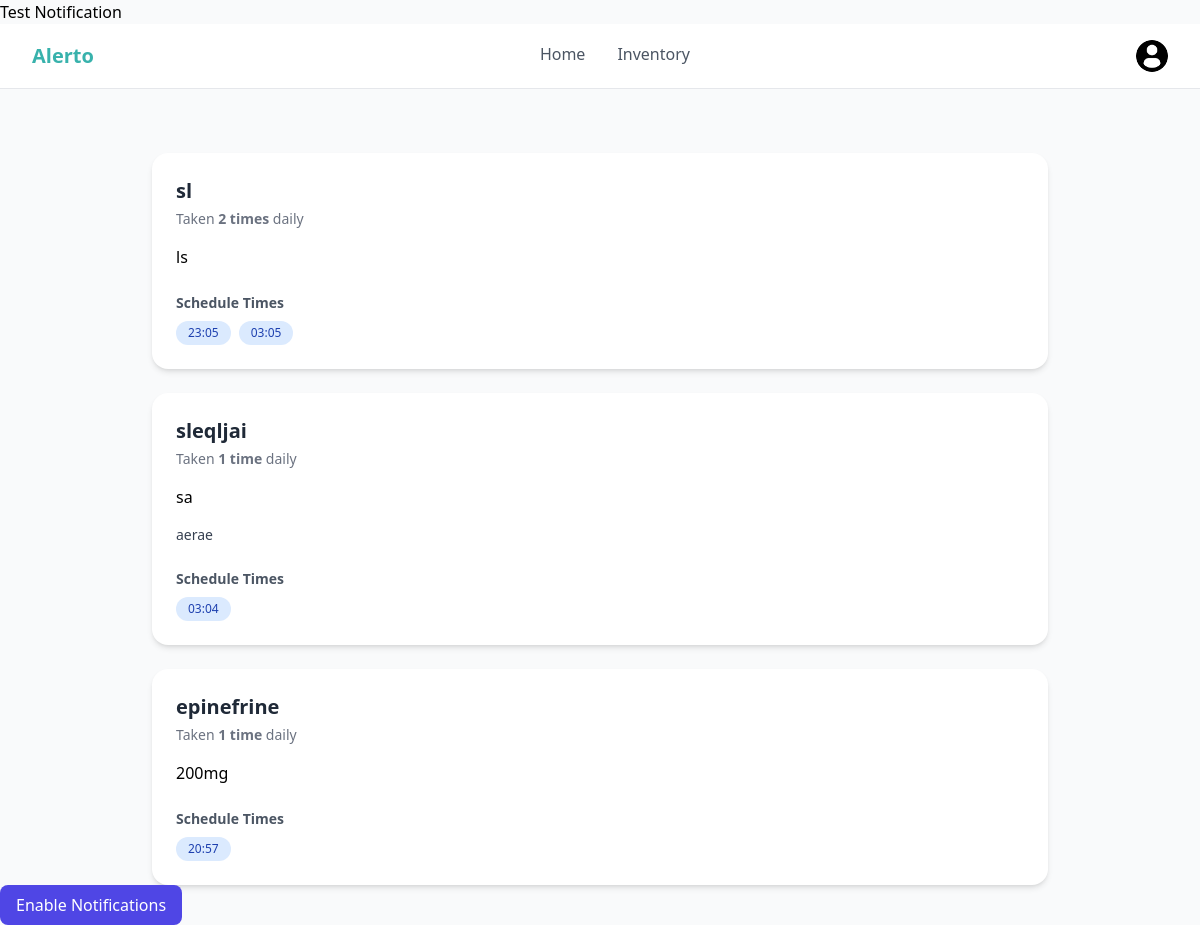
The app's page /patientPage (signed in) with its own data.
### tables this page shows
CREATE TABLE medications (
    id INTEGER PRIMARY KEY AUTOINCREMENT,
    patientUsername TEXT NOT NULL,
    medicineName TEXT NOT NULL,
    dosage TEXT NOT NULL,
    frequency TEXT NOT NULL,
    instructions TEXT,
    time1 TIME NULL,
    time2 TIME NULL,
    time3 TIME NULL,
    time4 TIME NULL
, doctor TEXT, isAccepted INTEGER NOT NULL DEFAULT 0);

### app.py (the view)
@app.route('/patientPage', methods=['GET', 'POST'])
def patientPage():
    if session.get('isDoc', 0) == 1 or session.get("profileSec", 0) == 0:
        return redirect(url_for('login'))
    conn = sqlite3.connect('database.db')
    conn.row_factory = sqlite3.Row  # Add this line
    cursor = conn.cursor()
    cursor.execute('''
        select * from medications where patientUsername = (?)
    ''', (session.get('username'),))
    data = cursor.fetchall()
    conn.close()
    return render_template("patientPage.html", medication_data = data)

### templates/patientPage.html (shortened to what this page needs)
<!DOCTYPE html>
<html lang="en">
<head>
    <script src="https://cdn.tailwindcss.com/3.4.16"></script>
    <link href="https://cdn.jsdelivr.net/npm/remixicon@4.5.0/fonts/remixicon.css" rel="stylesheet">
    <link rel="stylesheet" href="static/docstyle.css">
</head>
<body class="bg-gray-50 min-h-screen">
    <button onclick="showNotification('Paracetamol', '1 tablet')">Test Notification</button>
    <nav class="navbar">
        <a href="{{ url_for('home') }}" class="navbar-brand">Alerto</a>
        <div class="navbar-nav">
            <a href="{{ url_for('home') }}" class="nav-link">Home</a>
            <a href="inventory.html" class="nav-link">Inventory</a>
        </div>
        <div class="navbar-right">
            <a href="{{ url_for('profile') }}">
                <div class="avatar">
                    <img src="static/img/dp.png" alt="Profile">
                </div>
            </a>
        </div>
    </nav>
    <main class="max-w-7xl mx-auto px-4 sm:px-6 lg:px-8 py-8">
    </main>
    <div class="max-w-4xl mx-auto space-y-6">
        {% for medication in medication_data %}
        <div class="bg-white rounded-lg shadow-md p-6">
            <div class="flex justify-between items-start">
                <div>
                    <h2 class="text-xl font-bold text-gray-800">{{ medication[2] }}</h2>
                    <p class="text-sm text-gray-500 mt-1">
                        Taken <span class="font-semibold">
                            {% if medication[4] == 'thrice' %}3 times
                            {% elif medication[4] == 'twice' %}2 times
                            {% else %}1 time{% endif %}
                        </span> daily
                    </p>
                </div>
            </div>
            {% if medication[3] %}
            <div class="mt-4">
                <span>
                    <P class="dosage">{{ medication[3] }}</P>
                </span>
            </div>
            {% endif %}
            {% if medication[5] %}
            <div class="mt-4">
                <p class="text-gray-700 text-sm">{{ medication[5] }}</p>
            </div>
            {% endif %}
            <div class="mt-6">
                <h3 class="text-sm font-semibold text-gray-600 mb-2">Schedule Times</h3>
                <div class="flex gap-2 flex-wrap">
                    {% for time in medication[6:10] if time %}
                    <span class="bg-blue-100 text-blue-800 text-xs font-medium px-3 py-1 rounded-full">
                        {{ time }}
                    </span>
                    {% endfor %}
                </div>
            </div>
        </div>
        {% endfor %}
    </div>
    <div class="notification-permission hidden">
        <button id="enable-notifications" class="bg-primary text-white px-4 py-2 rounded">
            Enable Notifications
        </button>
    </div>
</body>
</html>

### static/docstyle.css (style rules this page uses)
.navbar { display: flex; align-items: center; justify-content: space-between; padding: 1rem 2rem; background-color: #fff; border-bottom: 1px solid #e5e7eb; }
.navbar-brand { font-size: 1.25rem; font-weight: 700; color: #38b2ac; text-decoration: none; }
.navbar-nav { display: flex; color: black; gap: 2rem; }
.nav-link { text-decoration: none; color: #4b5563; font-weight: 500; padding-bottom: 0.25rem; }
.navbar-right { display: flex; align-items: center; gap: 1rem; }
.avatar { width: 32px; height: 32px; border-radius: 50%; overflow: hidden; }
.avatar img { width: 100%; height: 100%; object-fit: cover; }

### records on screen
medications: medicineName "sl", frequency "2 times", dosage "ls", time1 "23:05", time2 "03:05"
medications: medicineName "sleqljai", frequency "1 time", dosage "sa", instructions "aerae", time1 "03:04"
medications: medicineName "epinefrine", frequency "1 time", dosage "200mg", time1 "20:57"
